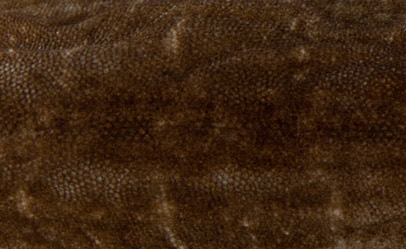
#> input picture Arctos_Database_Images/UCM_HERP_12429_Anolis_rodriguezii_dorsal.jpeg, 406 x 249 px
$ python -i ScaleCount_Private_Functions.py   (imports and definitions only)   (older library calls are emulated)
#> lines starting #> are read from the running program, lines starting #| are printed output that depends on the picture; after the words box and inside, x2 and y2 are one past the last pixel; in counts of white or black regions, pixels touching at a corner belong together
# Private Functions

import cv2
import numpy as np
import sys
import os
import statistics


# [21 lines left out: functions _shortest_distance, _avg_shortest_distance, not called in this run]


def _threshold_otsu(img):
    '''Thresholds image using Otsu and returns sure foreground of result.
    Parameter img is the array of the original image, returned by cv2.imread and already converted to grayscale.'''
    # Apply blur
    blur = cv2.GaussianBlur(img,(5,5),1)
    # Threshold image using Otsu
    ret, thresh = cv2.threshold(blur,0 , 255, cv2.THRESH_BINARY+cv2.THRESH_OTSU)
    assert(np.amin(thresh) != np.amax(thresh)), 'Unable to identify scales in image.'

    # Find average scale size
    binary_map = (thresh > 0).astype(np.uint8)
    output = cv2.connectedComponentsWithStats(binary_map, 4, cv2.CV_32S)
    stats = output[2]
    scale_sizes = np.copy(stats[1:,-1]) # start from 1 instead of 0 to ignore background, use copy so that stats array doesn't get modified
    scale_sizes.sort()
    avg_scale_size = np.average(scale_sizes[len(scale_sizes) // 2:]) # average size among the largest half of the scales

    # Determine number of iterations for opening and perform opening
    if avg_scale_size >= 100:
        if avg_scale_size < 400:
            num_iterations = int(avg_scale_size // 100)
        else:
            num_iterations = 4
        kernel = np.ones((3,3),np.uint8)
        opening = cv2.morphologyEx(thresh,cv2.MORPH_OPEN,kernel, iterations=num_iterations)
        # if the opening made all scales disappear, don't do any opening
        if np.amin(opening) == np.amax(opening):
            opening = thresh
    else:
        opening = thresh # if average scale size is already very small, don't do any opening

    # Finding sure foreground area
    dist_transform = cv2.distanceTransform(opening,cv2.DIST_L2,5)
    ret, sure_fg = cv2.threshold(dist_transform, 2, 255, 0)

    return sure_fg


# [231 lines left out: functions _choose_blocksize_and_iterations, _threshold_adaptive, _overlay, _calculate_score, _bounding_box_edges, _scale_size_variation and 2 more, not called in this run]


def _invert(img):
    '''Inverts a grayscale image.'''
    return cv2.bitwise_not(img)


# [13 lines left out: function _count_scales_helper, not called in this run]


def _estimate_total_counts(all_counts, best_indices, sub_img):
    '''Used by split_count_select; Estimates total scale count by taking the average count across selected subimages and multiplying by total number of subimages.'''
    return (sum([all_counts[i] for i in best_indices]) * sub_img / len(best_indices))

# [15 lines left out: functions _wrap_title, _last_part_of_path, not called in this run]

>>> import cv2
>>> picture = cv2.imread('../Arctos_Database_Images/UCM_HERP_12429_Anolis_rodriguezii_dorsal.jpeg', cv2.IMREAD_GRAYSCALE)
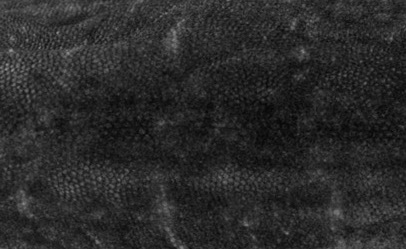
#> picture: shape (249, 406); min 3, max 151, mean 42.3
>>> result = _threshold_otsu(picture)
#> in _threshold_otsu, `ret, thresh = cv2.threshold(blur,0 , 255, cv2.THRESH_BINARY+cv2.THRESH..`:
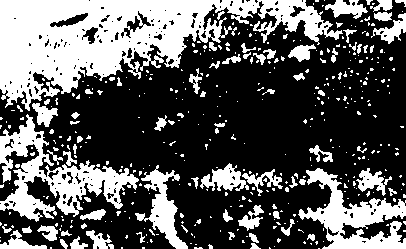
#> thresh: shape (249, 406); 35.6% white; 426 white regions (350 under 20 px), largest, box (x1, y1, x2, y2) and area: (0, 0, 343, 111) 16780, (0, 114, 139, 222) 5024, (298, 168, 406, 249) 3615
#> in _threshold_otsu, `ret, thresh = cv2.threshold(blur,0 , 255, cv2.THRESH_BINARY+cv2.THRESH..`: ret = 45
#> in _threshold_otsu, `stats = output[2]`: stats = 427 rows, first 6: [0, 0, 406, 249, 65137], [0, 0, 343, 111, 16780], [315, 0, 4, 2, 8], [324, 0, 1, 1, 1], [325, 0, 43, 19, 445], [366, 0, 7, 5, 20]
#> in _threshold_otsu, `scale_sizes = np.copy(stats[1:,-1]) # start from 1 instead of 0 to ign..`: scale_sizes = 426 values, max 16780 at index 0, min 1 at index 2, mean 84.41
#> in _threshold_otsu, `avg_scale_size = np.average(scale_sizes[len(scale_sizes) // 2:])`: avg_scale_size = 166.3
#> in _threshold_otsu, `num_iterations = int(avg_scale_size // 100)`: num_iterations = 1
#> in _threshold_otsu, `opening = cv2.morphologyEx(thresh,cv2.MORPH_OPEN,kernel, iterations=nu..`:
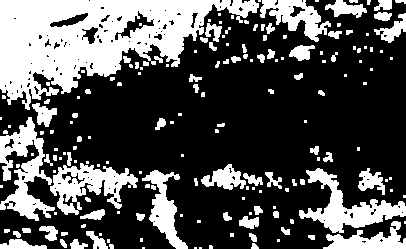
#> opening: shape (249, 406); 31.9% white; 178 white regions (96 under 20 px), largest, box (x1, y1, x2, y2) and area: (0, 0, 259, 110) 14107, (0, 117, 55, 221) 2477, (299, 168, 406, 233) 2368
#> in _threshold_otsu, `dist_transform = cv2.distanceTransform(opening,cv2.DIST_L2,5)`:
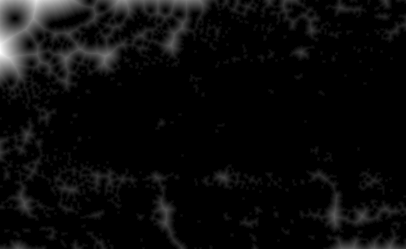
#> dist_transform: shape (249, 406) float32; min 0, max 30.38, mean 1.3; drawn with min black and max white
#> in _threshold_otsu, `ret, sure_fg = cv2.threshold(dist_transform, 2, 255, 0)`:
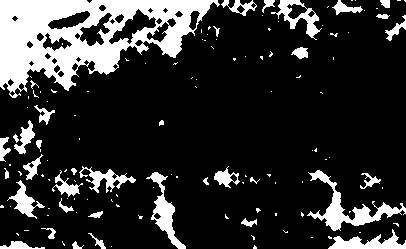
#> sure_fg: shape (249, 406) float32; 18.4% white; 130 white regions (93 under 20 px), largest, box (x1, y1, x2, y2) and area: (0, 0, 220, 98) 10540, (307, 170, 406, 231) 1400, (146, 172, 186, 249) 850
